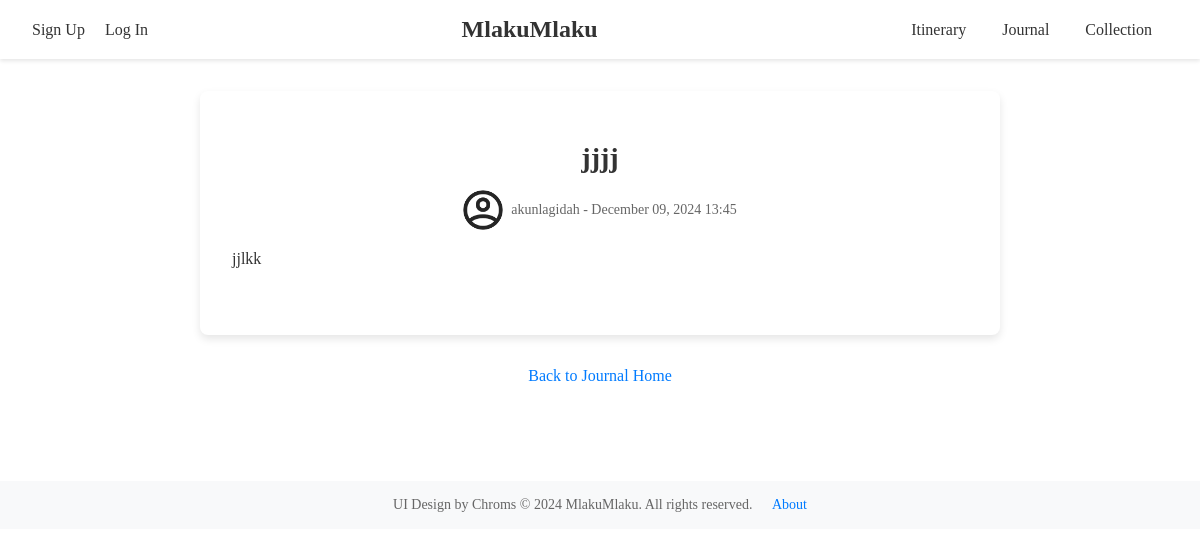
Page /journal/1/ on the committed database.
### main/models.py (models this page shows, shortened)
class Journal(models.Model):
    author = models.ForeignKey(User, on_delete=models.CASCADE, related_name='journals')
    title = models.CharField(max_length=200)
    content = models.TextField()
    created_at = models.DateTimeField(auto_now_add=True)
    updated_at = models.DateTimeField(auto_now=True)
    image = models.ImageField(upload_to='journal_images/', null=True, blank=True)
    likes = models.ManyToManyField(User, related_name='liked_journals', blank=True)
    souvenir = models.ForeignKey('Souvenir', on_delete=models.SET_NULL, null=True, blank=True)
    place_name = models.CharField(max_length=200, null=True, blank=True)

### main/views.py (the view)
# urls.py: path('journal/<int:journal_id>/', journal_detail, name='journal_detail'),
def journal_detail(request, journal_id):
    journal = get_object_or_404(Journal, id=journal_id)
    return render(request, 'main/spesific_journal.html', {'journal': journal})

### main/templates/main/spesific_journal.html (shortened to what this page needs)
{% load static %}
<!DOCTYPE html>
<html lang="en">
<head>
    <link rel="stylesheet" href="https://cdnjs.cloudflare.com/ajax/libs/font-awesome/5.15.4/css/all.min.css">
</head>
<body class="spesific-journal">
    <div class="navbar">
        <div>
            <a href="{% url 'main:register' %}" class="nav-link">Sign Up</a>
            <a href="{% url 'main:login' %}" class="nav-link">Log In</a>
        </div>
        <div class="nav-logo">MlakuMlaku</div>
        <nav class="nav-menu">
            <a href="{% url 'main:itinerary_list' %}"class="nav-link">Itinerary</a>
            <a href="{% url 'main:journal_home' %}">Journal</a>
            <a href="#">Collection</a>
        </nav>
    </div>
    <div class="container">
        <div class="journal-details">
            <h1 class="journal-title">{{ journal.title }}</h1>
            <div class="journal-meta">
                <div class="profile">
                    <img class="profile-img" src="{% static 'images/profile.png' %}" alt="Profile">
                    <span class="author">{{ journal.author.username }} - {{ journal.created_at|date:"F d, Y H:i" }}</span>
                </div>
            </div>
            <p class="journal-content">{{ journal.content }}</p>
            </div>
            <div class="back-button">
                <a href="{% url 'main:journal_home' %}" class="back-link">Back to Journal Home</a>
            </div>
        </div>
        <footer class="footer">
            <span>UI Design by Chroms</span>
            <span>&copy; 2024 MlakuMlaku. All rights reserved.</span>
            <a href="#" class="footer-link">About</a>
        </footer>
</body>
</html>

### rows in the picture
Journal: title "jjjj", author.username "akunlagidah", created_at "December 09, 2024 13:45", content "jjlkk"
